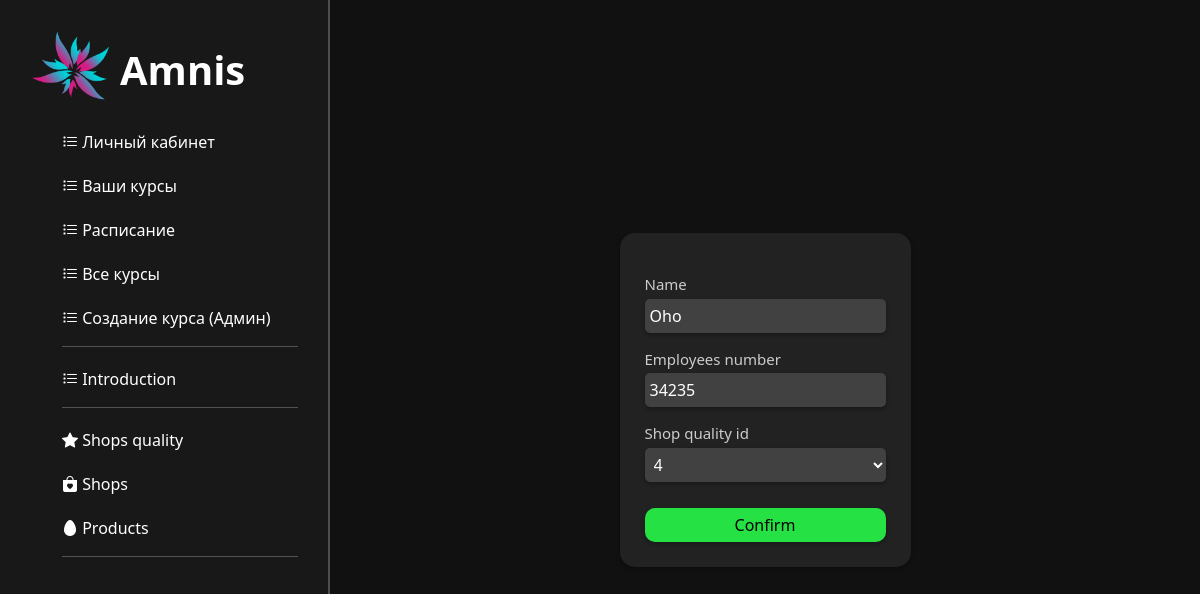
Screenshot of /change_table/1/5/edit with the database file from the repository.
### main/models.py (models this page shows, shortened)
class Shop(models.Model):
    name = models.CharField('Name', max_length=50)
    employees_number = models.IntegerField('Employees number')
    shop_quality_id = models.OneToOneField(ShopQuality, on_delete=models.CASCADE) #models.ForeignKey(ShopQuality, on_delete=models.CASCADE)
    title = "Shops"
    names = ["Index", "Name", "Employees number", "Shop quality id"]
    class Meta:
        verbose_name = "Shop"
        verbose_name_plural = "Shops"

### main/views.py (the view, shortened to what this page needs)
# urls.py: path('change_table/<int:url_table_id>/<int:entry_id>/<command>', views.change_table, name='change_table'),
def change_table(request, url_table_id, entry_id, command):
    forms = [ShopQualityForm, ShopForm, DirectorForm, FirmForm, ProductForm, CheckForm]
    existing_models = [ShopQuality, Shop, Director, Firm, Product, Check]
    form = forms[url_table_id]
    role = get_role(request.user)
    if url_table_id in locked_tables and (role != "Director"):
        return redirect('/introduce')
    error = ''
    if command == 'edit':
        form = forms[url_table_id].clone_instance(existing_models[url_table_id].objects.filter(id=entry_id)[0])
    if command == 'delete':
        existing_models[url_table_id].objects.filter(id=entry_id).delete()
        return redirect('table_show', url_table_id)
    return render(request, "main/table_change.html", {
        'form': form,
        'names': existing_models[url_table_id].names,
        'error': error,
        'role': role})

### main/forms.py (shortened to what this page needs)
class ShopForm(ModelForm):
    @staticmethod
    def clone_instance(ins):
        return ShopForm(instance=ins)
    class Meta:
        model = Shop
        fields = ['name', 'employees_number', 'shop_quality_id']
        widgets = {
            "name": TextInput(
                attrs={'class': 'common_form_input_field',
                       'placeholder': 'Enter ' + Shop.names[1].lower() + '...'}),
            "employees_number": forms.NumberInput(
                attrs={'class': 'common_form_input_field',
                       'placeholder': 'Enter ' + Shop.names[2].lower() + '...'}),
            "shop_quality_id": forms.Select(
                attrs={'class': 'common_form_input_field',
                       'placeholder': 'Enter ' + Shop.names[3].lower() + '...' })
        }

### main/models.py (called while the page is built)
    def __str__(self):
        return str(self.id)

### main/views.py (called while the page is built, shortened)
def get_role(user):
    template = ""
    return template

### main/templates/main/table_change.html (shortened to what this page needs)
{% load static %}
<!doctype html>
<html lang="en">
<head>
    <link rel="stylesheet" href="https://cdn.jsdelivr.net/npm/bootstrap@5.2.3/dist/css/bootstrap.min.css">
    <link rel="stylesheet" href="https://cdn.jsdelivr.net/npm/bootstrap-icons@1.10.2/font/bootstrap-icons.css">
    <link rel="stylesheet" href="{% static 'main/css/table_change.css'%}">
    <link rel="stylesheet" href="{% static 'main/css/common.css'%}">
</head>
<body>
    {% include 'main/navigation.html' %}
    <div class="table_change_form_container">
        <form class="common_form" method="post">
            {% for d in form %}
                {% if forloop.counter == 1 %} <div class="common_form_name common_form__common_form_name">{{names.1}}</div> {% endif %}
                {% if forloop.counter == 2 %} <div class="common_form_name common_form__common_form_name">{{names.2}}</div> {% endif %}
                {% if forloop.counter == 3 %} <div class="common_form_name common_form__common_form_name">{{names.3}}</div> {% endif %}
            {{d}}
            {% endfor %}
            <button class="button1 button1_padding green-button table_change_form__button1" type="submit">Confirm</button>
        </form>
    </div>
</body>
</html>

### main/static/main/css/table_change.css (style rules this page uses)
html, body { padding: 0; margin: 0; width: 100%; height: 100%; background-color:#111111; }
.table_change_form_container { display:flex; justify-content: center; align-items: center; flex-direction: column; height: 100%; }
.table_change_form__button1 { margin-top: 10px; }

### main/static/main/css/common.css (style rules this page uses)
:root { --white-color: #ffffff; --white-color-hover: #dddddd; --white-color-active: #aaaaaa; --add-green-color: #26e144; --add-green-color-hover: #23cc3f; --add-green-color-active: #1eb337; --cyan-color: #75fbf6; --cyan-color-hover: #02e3dc; --cyan-color-active: #00bfb9; --magenta-color: #ea337b; --magenta-color-hover: #cc2d6d; --magenta-color-active: #b3275f; --dark-white9-color: #999999; --darkgrey2-color: #222222; --darkgrey-color: #333333; --darkgrey-color-hover: #2b2b2b; --semi-darkgrey-color: #414141; --dark-cyan-color: #173f4c; }
.green-button { background-color: var(--add-green-color); }
.button1 { padding: 5px 80px 5px 80px; border-radius: 10px; cursor: pointer; color: black; text-decoration: none; border-style: none; box-shadow: 0px 2px 4px rgba(0, 0, 0, 0.3); }
.common_form { color: white; display: flex; flex-direction: column; align-item: center; background-color: var(--darkgrey2-color); padding: 25px; border-radius: 15px; box-shadow: 0px 2px 4px rgba(0, 0, 0, 0.3); }
.common_form_input_field { color: white; background-color: var(--semi-darkgrey-color); border-radius: 5px; border-style: none; padding: 5px 5px 5px 5px; box-shadow: 0px 2px 4px rgba(0, 0, 0, 0.3); }
.common_form__common_form_name { margin-top: 15px; margin-bottom: 3px; }
.common_form_name { color: #cccccc; font-size: 15px; }

### rows the page displays
Shop: form "Oho" "34235" "4"

### other values shown
{{ names.1 }} "Name"
{{ names.2 }} "Employees number"
{{ names.3 }} "Shop quality id"
